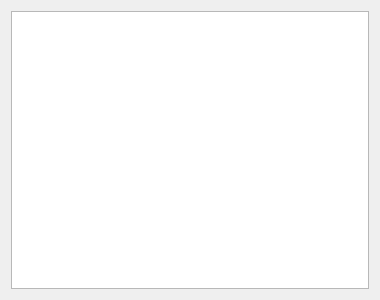
<?xml version="1.0" encoding="UTF-8"?>
<ui version="4.0">
 <class>ProcessMgr</class>
 <widget class="QWidget" name="ProcessMgr">
  <property name="geometry">
   <rect>
    <x>0</x>
    <y>0</y>
    <width>380</width>
    <height>300</height>
   </rect>
  </property>
  <property name="windowTitle">
   <string>Form</string>
  </property>
  <layout class="QGridLayout" name="gridLayout">
   <item row="0" column="0">
    <widget class="QTreeView" name="viewProcess"/>
   </item>
  </layout>
 </widget>
 <resources/>
 <connections/>
</ui>
